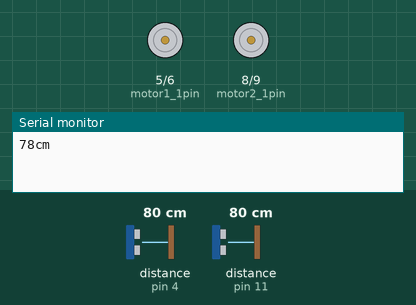
This sketch was run on a simulated Arduino Uno, built with avr-gcc and run on an emulated ATmega328P. Parts: motor-driver pin pairs drawn as motors (green arrow = first pin HIGH = forward, orange = second pin HIGH = backward, longer = more drive), the last lines printed to the serial monitor. Wiring (inferred from the names in the program): 2 × ultrasonic range finder: trigger pin 3, echo pin 4 / trigger pin 10, echo pin 11. The inputs (shaded band) are chosen by the test bench; at power-on: distance to the obstacle (sensors on pin 4, pin 11) 80 cm. The echo pulse lasts 58.3 µs per cm.

Above: at 0.1 s.
At 3.1 s:
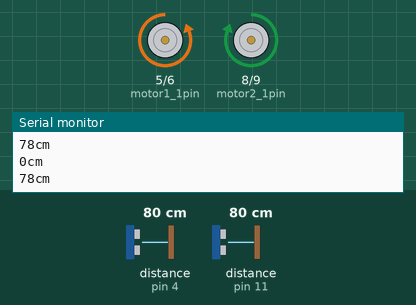
Timing chart, 0 to 4.6 s (numbered marks = the images above):
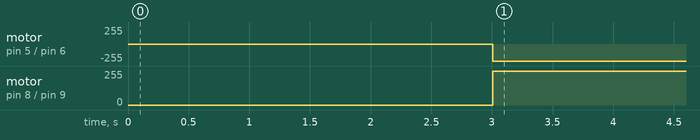

Measured:
- by itself, motor on pin 5 (motor1_1pin) / pin 6 (motor1_2pin): stopped → backward 255/255 at 3.0 s
- by itself, motor on pin 8 (motor2_1pin) / pin 9 (motor2_2pin): stopped → forward 255/255 at 3.0 s

The sketch:

1234567.ino
```cpp
  const int ultra1_trig=3;
  const int ultra1_eco=4;
  const int ultra2_trig=10;
  const int ultra2_eco=11;
  const int motor1_1pin=5;
  const int motor1_2pin=6;
  const int motor2_1pin=8;
  const int motor2_2pin=9;
  int distance1;
  int distance2;
  int t1;
  int t2;
void setup() {
  // put your setup code here, to run once:
  Serial.begin(9600);
   pinMode(ultra1_trig,OUTPUT);
   pinMode(ultra1_eco,INPUT);
   pinMode(motor1_1pin,OUTPUT);
   pinMode(motor1_2pin,OUTPUT);
  pinMode(motor2_1pin,OUTPUT);
  pinMode(motor2_2pin,OUTPUT);
  pinMode(ultra2_trig,OUTPUT);
  pinMode(ultra2_eco,OUTPUT);
}
void loop() {
  // put your main code here, to run repeatedly:
  digitalWrite(ultra1_trig,HIGH);
  delayMicroseconds(1000);
  digitalWrite(ultra1_trig,LOW);
  t1=pulseIn(ultra1_eco,HIGH);
  distance1=(t1*0.034)/2;
  Serial.print(distance1);
  Serial.println("cm");
  delay(1000);
  ultra2();

  if(distance1<distance2)
  {
  digitalWrite(motor1_1pin,HIGH);
  digitalWrite(motor1_2pin,LOW);
  digitalWrite(motor2_1pin,LOW);
  digitalWrite(motor2_2pin,HIGH);
}
else if(distance1>distance2)
{
  digitalWrite(motor1_1pin,LOW);
  digitalWrite(motor1_2pin,HIGH);
  digitalWrite(motor2_1pin,HIGH);
  digitalWrite(motor2_2pin,LOW);
}
else
{
  digitalWrite(motor1_1pin,LOW);
  digitalWrite(motor1_2pin,HIGH);
  digitalWrite(motor2_1pin,LOW);
  digitalWrite(motor2_2pin,HIGH);
}
}
void ultra2()
{
  digitalWrite(ultra2_trig,HIGH);
  delayMicroseconds(1000);
  digitalWrite(ultra2_trig,LOW);
  t2=pulseIn(ultra2_eco,HIGH);
  distance2=(t2*0.034)/2;
  Serial.print(distance2);
  Serial.println("cm");
  delay(1000);
}
```
